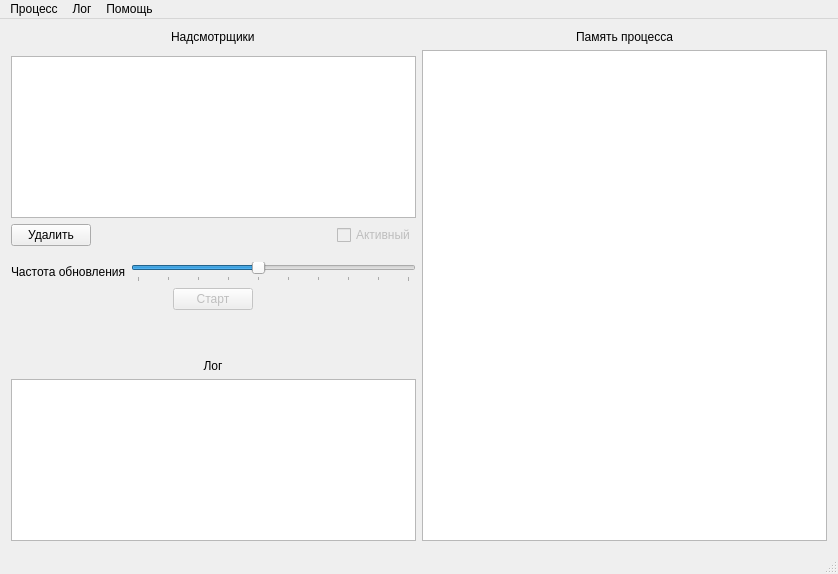
<?xml version="1.0" encoding="UTF-8"?>
<ui version="4.0">
 <class>MainWindow</class>
 <widget class="QMainWindow" name="MainWindow">
  <property name="geometry">
   <rect>
    <x>0</x>
    <y>0</y>
    <width>838</width>
    <height>574</height>
   </rect>
  </property>
  <property name="sizePolicy">
   <sizepolicy hsizetype="Preferred" vsizetype="Preferred">
    <horstretch>0</horstretch>
    <verstretch>0</verstretch>
   </sizepolicy>
  </property>
  <property name="windowTitle">
   <string>ProcILLUMINATI</string>
  </property>
  <widget class="QWidget" name="centralWidget">
   <layout class="QGridLayout" name="gridLayout_2">
    <item row="0" column="0">
     <layout class="QGridLayout" name="gridLayout">
      <property name="sizeConstraint">
       <enum>QLayout::SetNoConstraint</enum>
      </property>
      <item row="3" column="0">
       <layout class="QHBoxLayout" name="horizontalLayout_2">
        <item>
         <widget class="QPushButton" name="ButtonDeleteWatcher">
          <property name="text">
           <string>Удалить</string>
          </property>
         </widget>
        </item>
        <item>
         <spacer name="horizontalSpacer">
          <property name="orientation">
           <enum>Qt::Horizontal</enum>
          </property>
          <property name="sizeHint" stdset="0">
           <size>
            <width>40</width>
            <height>20</height>
           </size>
          </property>
         </spacer>
        </item>
        <item>
         <widget class="QCheckBox" name="CheckBoxActiveWatcher">
          <property name="enabled">
           <bool>false</bool>
          </property>
          <property name="text">
           <string>Активный</string>
          </property>
         </widget>
        </item>
       </layout>
      </item>
      <item row="11" column="0">
       <widget class="QListWidget" name="LoggingListWidget"/>
      </item>
      <item row="4" column="0">
       <spacer name="verticalSpacer_2">
        <property name="orientation">
         <enum>Qt::Vertical</enum>
        </property>
        <property name="sizeType">
         <enum>QSizePolicy::Preferred</enum>
        </property>
        <property name="sizeHint" stdset="0">
         <size>
          <width>20</width>
          <height>40</height>
         </size>
        </property>
       </spacer>
      </item>
      <item row="6" column="0">
       <layout class="QHBoxLayout" name="horizontalLayout_3">
        <item>
         <widget class="QPushButton" name="MemRefreshButton">
          <property name="enabled">
           <bool>false</bool>
          </property>
          <property name="sizePolicy">
           <sizepolicy hsizetype="Fixed" vsizetype="Fixed">
            <horstretch>0</horstretch>
            <verstretch>0</verstretch>
           </sizepolicy>
          </property>
          <property name="layoutDirection">
           <enum>Qt::LeftToRight</enum>
          </property>
          <property name="text">
           <string>Старт</string>
          </property>
         </widget>
        </item>
       </layout>
      </item>
      <item row="0" column="0" alignment="Qt::AlignHCenter|Qt::AlignBottom">
       <widget class="QLabel" name="label">
        <property name="sizePolicy">
         <sizepolicy hsizetype="Preferred" vsizetype="Preferred">
          <horstretch>0</horstretch>
          <verstretch>0</verstretch>
         </sizepolicy>
        </property>
        <property name="autoFillBackground">
         <bool>false</bool>
        </property>
        <property name="text">
         <string>&lt;html&gt;&lt;head/&gt;&lt;body&gt;&lt;p&gt;Надсмотрщики&lt;/p&gt;&lt;/body&gt;&lt;/html&gt;</string>
        </property>
       </widget>
      </item>
      <item row="0" column="1" alignment="Qt::AlignHCenter|Qt::AlignBottom">
       <widget class="QLabel" name="label_2">
        <property name="text">
         <string>Память процесса</string>
        </property>
       </widget>
      </item>
      <item row="10" column="0">
       <layout class="QHBoxLayout" name="horizontalLayout_4">
        <item alignment="Qt::AlignHCenter">
         <widget class="QLabel" name="label_3">
          <property name="sizePolicy">
           <sizepolicy hsizetype="MinimumExpanding" vsizetype="Preferred">
            <horstretch>0</horstretch>
            <verstretch>0</verstretch>
           </sizepolicy>
          </property>
          <property name="frameShape">
           <enum>QFrame::NoFrame</enum>
          </property>
          <property name="text">
           <string>Лог</string>
          </property>
          <property name="scaledContents">
           <bool>false</bool>
          </property>
          <property name="alignment">
           <set>Qt::AlignCenter</set>
          </property>
         </widget>
        </item>
       </layout>
      </item>
      <item row="5" column="0">
       <layout class="QHBoxLayout" name="horizontalLayout" stretch="0,0">
        <property name="spacing">
         <number>5</number>
        </property>
        <property name="sizeConstraint">
         <enum>QLayout::SetMaximumSize</enum>
        </property>
        <property name="rightMargin">
         <number>0</number>
        </property>
        <item alignment="Qt::AlignHCenter">
         <widget class="QLabel" name="label_4">
          <property name="text">
           <string>Частота обновления</string>
          </property>
         </widget>
        </item>
        <item>
         <widget class="QSlider" name="FrequencySlider">
          <property name="minimum">
           <number>1</number>
          </property>
          <property name="maximum">
           <number>10</number>
          </property>
          <property name="pageStep">
           <number>1</number>
          </property>
          <property name="value">
           <number>5</number>
          </property>
          <property name="orientation">
           <enum>Qt::Horizontal</enum>
          </property>
          <property name="tickPosition">
           <enum>QSlider::TicksBelow</enum>
          </property>
         </widget>
        </item>
       </layout>
      </item>
      <item row="1" column="1" rowspan="11">
       <widget class="QTextEdit" name="MemoryText">
        <property name="minimumSize">
         <size>
          <width>289</width>
          <height>0</height>
         </size>
        </property>
        <property name="font">
         <font>
          <family>Courier New</family>
          <pointsize>12</pointsize>
          <stylestrategy>NoAntialias</stylestrategy>
         </font>
        </property>
        <property name="styleSheet">
         <string notr="true"/>
        </property>
        <property name="readOnly">
         <bool>true</bool>
        </property>
       </widget>
      </item>
      <item row="2" column="0">
       <widget class="QListWidget" name="WatchersListView"/>
      </item>
      <item row="8" column="0">
       <spacer name="verticalSpacer">
        <property name="orientation">
         <enum>Qt::Vertical</enum>
        </property>
        <property name="sizeType">
         <enum>QSizePolicy::Preferred</enum>
        </property>
        <property name="sizeHint" stdset="0">
         <size>
          <width>20</width>
          <height>60</height>
         </size>
        </property>
       </spacer>
      </item>
     </layout>
    </item>
   </layout>
  </widget>
  <widget class="QStatusBar" name="statusBar"/>
  <widget class="QMenuBar" name="menuBar">
   <property name="geometry">
    <rect>
     <x>0</x>
     <y>0</y>
     <width>838</width>
     <height>20</height>
    </rect>
   </property>
   <widget class="QMenu" name="ProcessMenu">
    <property name="title">
     <string>Процесс</string>
    </property>
    <addaction name="AttachToProcessAction"/>
    <addaction name="CheckMemoryAction"/>
    <addaction name="AddWatcherAction"/>
   </widget>
   <widget class="QMenu" name="LogMenu">
    <property name="title">
     <string>Лог</string>
    </property>
    <addaction name="SaveLogAction"/>
   </widget>
   <widget class="QMenu" name="menu_QT">
    <property name="title">
     <string>Помощь</string>
    </property>
    <addaction name="action_Qt"/>
   </widget>
   <addaction name="ProcessMenu"/>
   <addaction name="LogMenu"/>
   <addaction name="menu_QT"/>
  </widget>
  <action name="AttachToProcessAction">
   <property name="text">
    <string>Подцепиться к процессу</string>
   </property>
  </action>
  <action name="SaveLogAction">
   <property name="enabled">
    <bool>false</bool>
   </property>
   <property name="text">
    <string>Сохранить</string>
   </property>
  </action>
  <action name="CheckMemoryAction">
   <property name="enabled">
    <bool>false</bool>
   </property>
   <property name="text">
    <string>Посмотреть область памяти</string>
   </property>
  </action>
  <action name="AddWatcherAction">
   <property name="enabled">
    <bool>false</bool>
   </property>
   <property name="text">
    <string>Добавить надсмотрщика</string>
   </property>
  </action>
  <action name="action_Qt">
   <property name="text">
    <string>Про Qt</string>
   </property>
  </action>
 </widget>
 <layoutdefault spacing="6" margin="11"/>
 <resources/>
 <connections/>
</ui>
